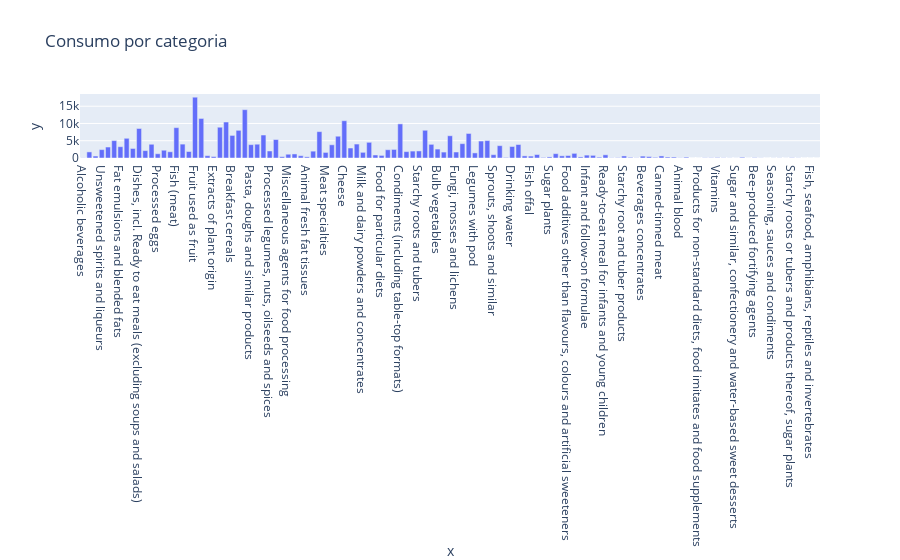

The notebook cell saved with this chart:
### Markdown cell above
#### Verificando a existência de Outliers

### Code cell
import matplotlib.pyplot as plt
import seaborn as sns
from collections import Counter
import plotly.express as px

lista_categorias = list(Counter(df['ConsumptionSpecificity']).keys())
lista_valores = list(Counter(df['ConsumptionSpecificity']).values())

fig = px.bar(df, lista_categorias, lista_valores, title='Consumo por categoria')
fig.show()

### Figure 1 — Plotly figure (JSON) as saved in the notebook; plotly's stock layout.template omitted (floating-point values rounded to 4 significant figures)
{"data": [{"alignmentgroup": "True", "hovertemplate": "x=%{x}<br>y=%{y}<extra></extra>", "legendgroup": "", "marker": {"color": "#636efa", "pattern": {"shape": ""}}, "name": "", "offsetgroup": "", "orientation": "v", "showlegend": false, "textposition": "auto", "type": "bar", "x": ["Alcoholic beverages", "Beer and beer-like beverage", "Mixed alcoholic drinks", "Unsweetened spirits and liqueurs", "Wine and wine-like drinks", "Animal and vegetable fats/oils", "Fat emulsions and blended fats", "Hot drinks and similar (coffee, cocoa, tea and herbal infusions)", "Ingredients for coffee, cocoa, tea, and herbal infusions", "Dishes, incl. Ready to eat meals (excluding soups and salads)", "Fried or extruded cereal, seed or root-based products", "Soups and salads", "Processed eggs", "Unprocessed eggs", "Crustaceans", "Fish (meat)", "Fish and seafood processed", "Molluscs", "Fruit used as fruit", "Processed fruit products", "Concentrated or dehydrated fruit/vegetables juices", "Extracts of plant origin", "Fruit / vegetable juices and nectars", "Bread and similar products", "Breakfast cereals", "Cereals and cereal primary derivatives", "Fine bakery wares", "Pasta, doughs and similar products", "Legumes", "Nuts, oilseeds and oilfruits", "Processed legumes, nuts, oilseeds and spices", "Spices", "Food flavourings", "Miscellaneous agents for food processing", "Starches", "Animal edible offal, non-muscle, other than liver and kidney", "Animal fresh fat tissues", "Animal liver", "Mammals and birds meat", "Meat specialties", "Processed whole meat products", "Sausages", "Cheese", "Dairy dessert and similar", "Fermented milk or cream", "Milk and dairy powders and concentrates", "Milk, whey and cream", "Artificial sweeteners (e.g., aspartam, saccharine)", "Food for particular diets", "Food supplements and similar preparations", "Meat and dairy imitates", "Condiments (including table-top formats)", "Savoury extracts and sauce ingredients", "Seasonings and extracts", "Starchy roots and tubers", "Confectionery including chocolate", "Sugar and other sweetening ingredients (excluding intensive sweeteners)", "Bulb vegetables", "Flowering brassica", "Fruiting vegetables", "Fungi, mosses and lichens", "Herbs and edible flowers", "Leafy vegetables", "Legumes with pod", "Processed or preserved vegetables and similar", "Root and tuber vegetables (excluding starchy- and sugar-)", "Sprouts, shoots and similar", "Stems/stalks eaten as vegetables", "Vegetables and vegetable products", "Drinking water", "Water based beverages", "Spoonable desserts and ice creams (generic)", "Fish offal", "Dessert sauces/toppings", "Mixed and other not listed condiments", "Sugar plants", "Water-based sweet desserts", "Isolated proteins and other protein products", "Food additives other than flavours, colours and artificial sweeteners", "Animal other slaughtering products", "Algae and prokaryotes organisms", "Infant and follow-on formulae", "Processed cereal-based food for infants and young children", "Amphibians, reptiles, snails, insects", "Ready-to-eat meal for infants and young children", "Maltodextrins and similars", "Animal mechanically separated meat (MSM)", "Starchy root and tuber products", "Marinated meat", "Meat and meat products", "Beverages concentrates", "Animal kidney", "Animal meat dried", "Canned-tinned meat", "Animal carcase", "Preserved/processed fat tissues", "Animal blood", "Other food for infants and children", "Phytochemicals", "Products for non-standard diets, food imitates and food supplements", "Food colours", "Chemical elements", "Vitamins", "Liquid or gel separated from plant RPCs", "Animal and vegetable fats and oils and primary derivatives thereof", "Sugar and similar, confectionery and water-based sweet desserts", "Table-top sweeteners formulations", "Water and water-based beverages", "Bee-produced fortifying agents", "Flowers used as vegetables", "Sea urchins and other echinoderms", "Seasoning, sauces and condiments", "Fruit and fruit products", "Milk and dairy products", "Starchy roots or tubers and products thereof, sugar plants", "Fruit and vegetable juices and nectars (including concentrates)", "Co-factors to metabolism", "Fish, seafood, amphibians, reptiles and invertebrates", "Dietary fibre"], "xaxis": "x", "y": [54, 1765, 567, 2431, 3178, 5034, 3272, 5709, 2760, 8547, 2137, 3979, 1233, 2252, 1803, 8789, 4024, 1879, 17608, 11453, 673, 417, 8913, 10424, 6541, 8017, 13994, 3865, 3993, 6653, 2031, 5341, 401, 1093, 1172, 663, 340, 1980, 7635, 1614, 3827, 6308, 10799, 2891, 4039, 1641, 4543, 871, 749, 2393, 2483, 9882, 1852, 2001, 2042, 8031, 3957, 2585, 1718, 6440, 1734, 4150, 7107, 1477, 4911, 5045, 962, 3571, 156, 3333, 3901, 612, 552, 998, 162, 312, 1257, 631, 724, 1346, 310, 833, 765, 238, 919, 60, 94, 590, 186, 54, 544, 417, 190, 595, 277, 275, 60, 247, 6, 6, 60, 73, 119, 59, 36, 18, 205, 12, 87, 36, 6, 24, 36, 12, 78, 36, 6, 6, 6], "yaxis": "y"}], "layout": {"barmode": "relative", "legend": {"tracegroupgap": 0}, "title": {"text": "Consumo por categoria"}, "xaxis": {"anchor": "y", "domain": [0, 1], "title": {"text": "x"}}, "yaxis": {"anchor": "x", "domain": [0, 1], "title": {"text": "y"}}}}
